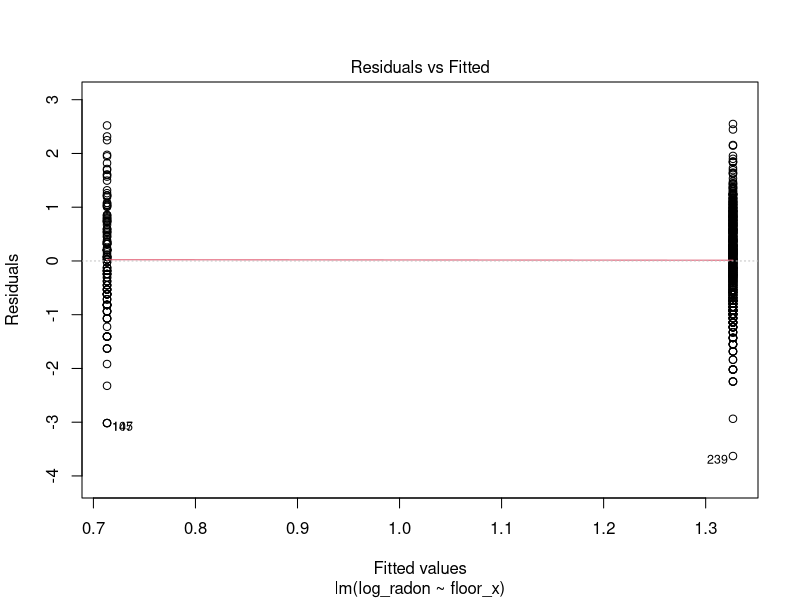
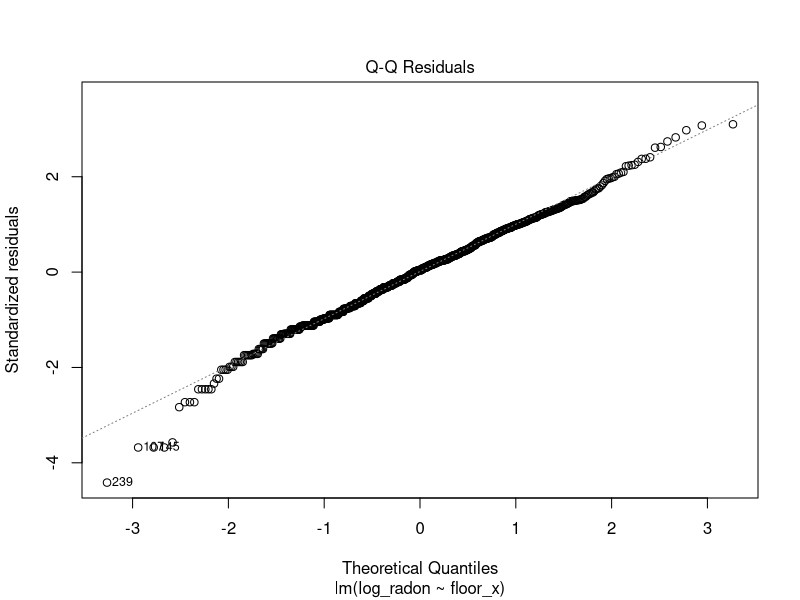
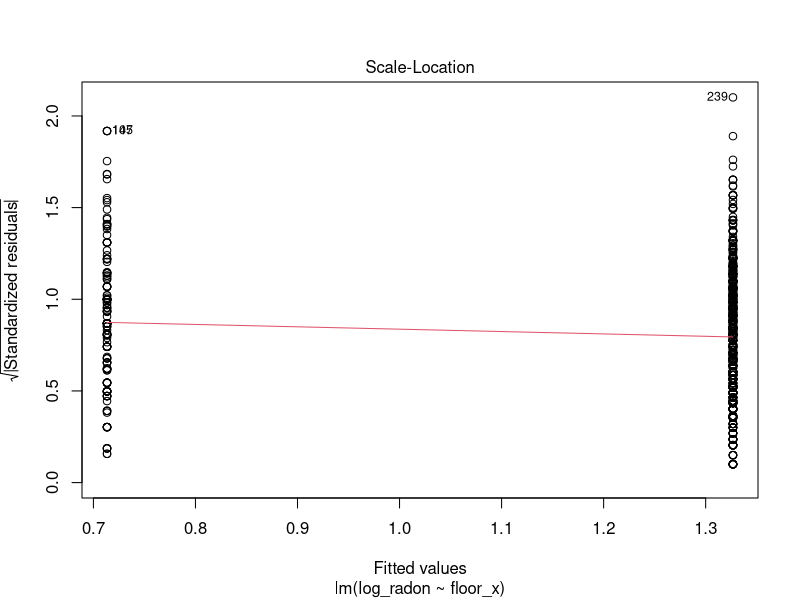
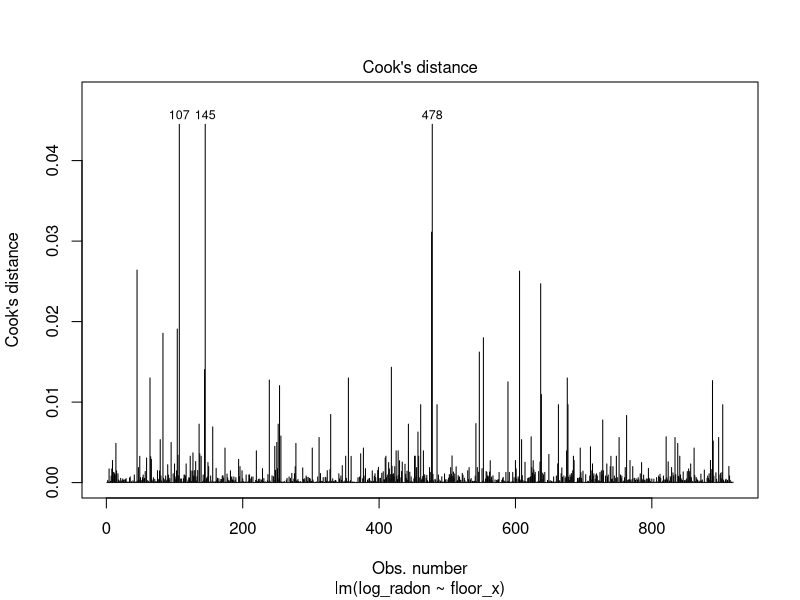
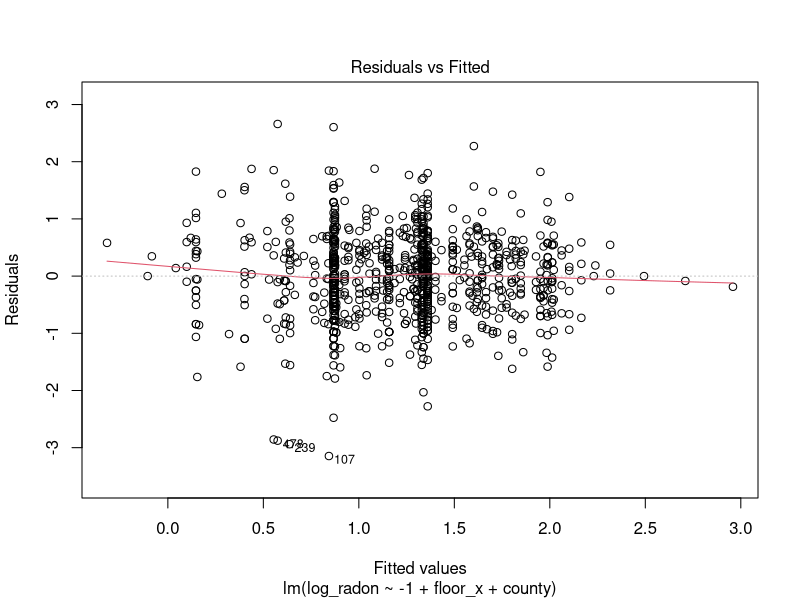
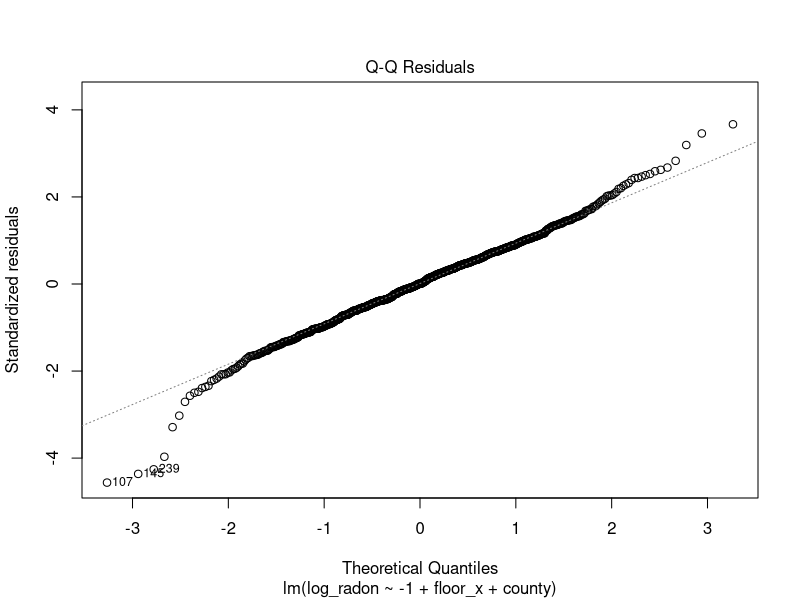
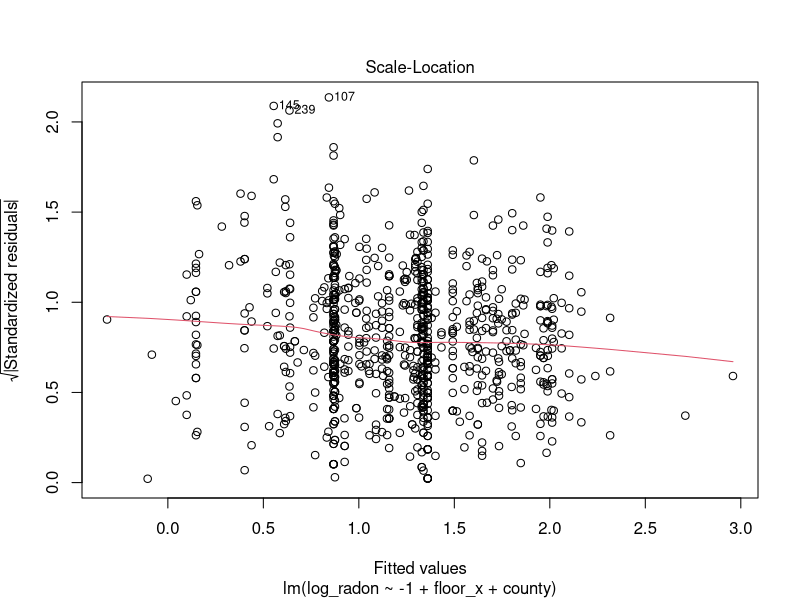
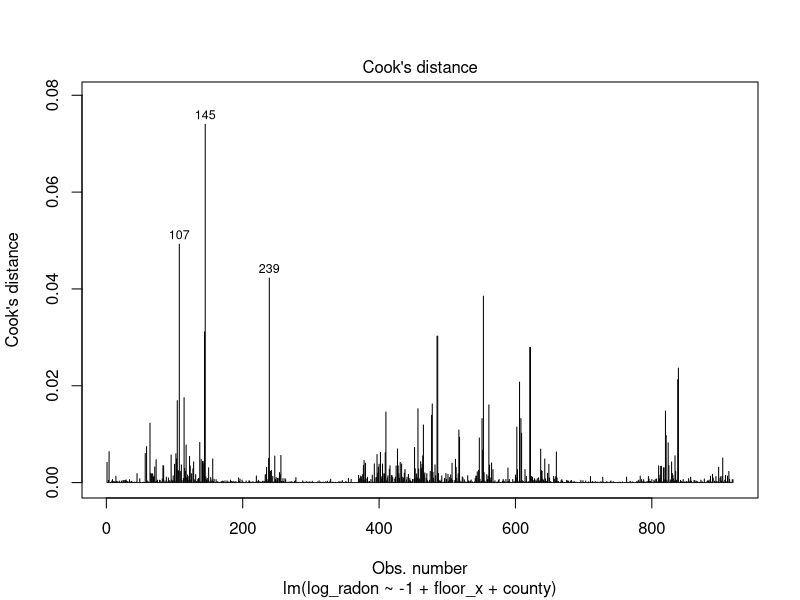

Source code (R) for these figures, in order:
## ---- chunk 1
library(lme4)      #max lik multilevel: lmer(), glmer() etc
library(arm)       #for se.ranef()
library(ggplot2)
library(gridExtra) #arranging multiple plots
library(dplyr)
## ---- chunk 2
radon_dat <- read.csv("data/radon_MN.csv")
radon_dat$log_radon <- log(ifelse(radon_dat$radon==0, 0.1, radon_dat$radon))
radon_dat$county <- factor(radon_dat$county)
head(radon_dat)
## ---- chunk 3
radon_dat$floor_x <- ifelse(radon_dat$floor=="basement", 0, 1)
## ---- chunk 4
poolfit <- lm(log_radon ~ floor_x, data=radon_dat)
## ---- chunk 5
plot(poolfit, 1:4, ask=FALSE)
## ---- chunk 6
summary(poolfit)
## ---- chunk 7
cp_pred_df <- data.frame(ovrl_b0=coef(poolfit)[1], ovrl_b1=coef(poolfit)[2])
## ---- chunk 8
npfit <- lm(log_radon ~ -1 + floor_x + county, data=radon_dat)

plot(npfit, 1:4, ask=FALSE)
## ---- chunk 9
summary(npfit)
## ---- chunk 10
np_pred_df <- data.frame(coef(summary(npfit))[-1,1:2],
                         rep(coef(npfit)[1], 85),
                         unique(radon_dat$county))
names(np_pred_df) <- c("cty_b0","cty_b0_se","b1","county")
display8 <- c("LAC QUI PARLE","AITKIN","KOOCHICHING","DOUGLAS","CLAY","STEARNS",
              "RAMSEY","ST LOUIS")
radon_dat|>
    filter(county %in% display8)|>
    ggplot() +
    geom_abline(data=filter(np_pred_df, county %in% display8),
                mapping=aes(slope=b1, intercept=cty_b0), col="blue") +
    geom_point(mapping=aes(x=jitter(floor_x, 0.2), y=log_radon)) +
    scale_x_continuous(breaks=c(0,1)) +
    facet_wrap(facets=vars(county), ncol=4) +
    labs(x="floor", y="ln(radon)",
         title="No pooling: estimates from linear model fit")
## ---- chunk 11
sample_size_df <- 
    radon_dat|>
    group_by(county)|>
    summarize(sample_size=n())|>
    mutate(sample_size_jit=jitter(sample_size)) #jitter added for plotting
np_pred_df <- cbind(np_pred_df, sample_size_df[,-1])

gh12.3a <- 
    ggplot(data=np_pred_df) +
    geom_hline(mapping=aes(yintercept=ovrl_b0), data=cp_pred_df, col="blue") +
    geom_point(mapping=aes(x=sample_size_jit, y=cty_b0)) +
    geom_linerange(mapping=aes(x=sample_size_jit, 
                               ymin=cty_b0-cty_b0_se, 
                               ymax=cty_b0+cty_b0_se)) +
    scale_x_continuous(trans="log", breaks=c(1,3,10,30,100)) +
    ylim(-0.1, 3.5) +
    labs(x="Sample size in county j", y="Estimated intercept in county j",
         title="No pooling: estimates from linear model fit")
gh12.3a
## ---- chunk 12
ppfit <- lmer(log_radon ~ floor_x + (1|county), REML=FALSE, data=radon_dat)
## ---- chunk 13
plot(ppfit)
## ---- chunk 14
summary(ppfit)
## ---- chunk 15
pp_pred_df <- data.frame(coef(ppfit)$county,
                         se.ranef(ppfit)$county[,1],
                         sample_size_df$sample_size_jit,
                         unique(radon_dat$county))
names(pp_pred_df) <- c("cty_b0","b1","cty_b0_se","sample_size_jit","county")
pp_mean_df <- data.frame(ovrl_b0=fixef(ppfit)[1],
                         ovrl_b1=fixef(ppfit)[2])
radon_dat|>
    filter(county %in% display8)|>
    ggplot() +
    #no pooling line
    geom_abline(data=filter(np_pred_df, county %in% display8),
                mapping=aes(slope=b1, intercept=cty_b0), col="blue") +
    #partial pooling line
    geom_abline(data=filter(pp_pred_df, county %in% display8),
                mapping=aes(slope=b1, intercept=cty_b0), col="blue", lty=2) +
    #complete pooling line
    geom_abline(data=cp_pred_df,
                mapping=aes(slope=ovrl_b1, intercept=ovrl_b0), col="red") +
    #data
    geom_point(mapping=aes(x=jitter(floor_x, 0.2), y=log_radon)) +
    scale_x_continuous(breaks=c(0,1)) +
    facet_wrap(facets=vars(county), ncol=4) +
    labs(x="floor", y="ln(radon)",
         title="Partial pooling (dashed): multilevel model, max likelihood estimates")
## ---- chunk 16
gh12.3b <- 
    pp_pred_df|>
    ggplot() +
    geom_hline(data=cp_pred_df,
               mapping=aes(yintercept=ovrl_b0), col="blue") +
    geom_hline(data=pp_mean_df,
               mapping=aes(yintercept=ovrl_b0), col="blue", lty=2) +
    geom_point(mapping=aes(x=sample_size_jit, y=cty_b0)) +
    geom_linerange(mapping=aes(x=sample_size_jit,
                               ymin=cty_b0-cty_b0_se,
                               ymax=cty_b0+cty_b0_se)) +
    scale_x_continuous(trans="log", breaks=c(1,3,10,30,100)) +
    ylim(-0.1, 3.5) +
    labs(x="Sample size in county j",
         y="Estimated intercept in county j",
         title="Partial pooling: multilevel model, max likelihood")
## ---- chunk 17
grid.arrange(gh12.3a, gh12.3b, nrow = 1)
